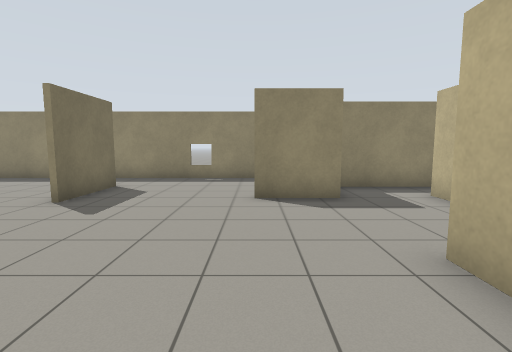
View 1 (above)

17 first-person views from a walk through a world built for the Gazebo simulator. The camera is 1.2 m above the floor, tilts 6° down and sees 85° across. The floor is counted in squares, 1 m on a side. Each view is taken from the middle of a square. On the plan, view 1 faces up. The plan holds only what a view shows up to about 12 squares ahead; the rest is blank.

View 2
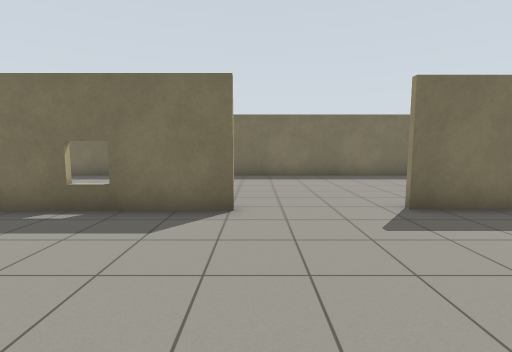

View 3
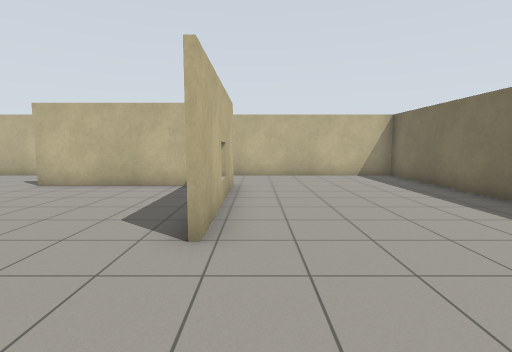

View 4
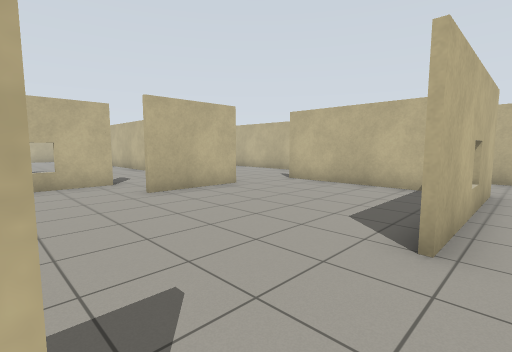

View 5
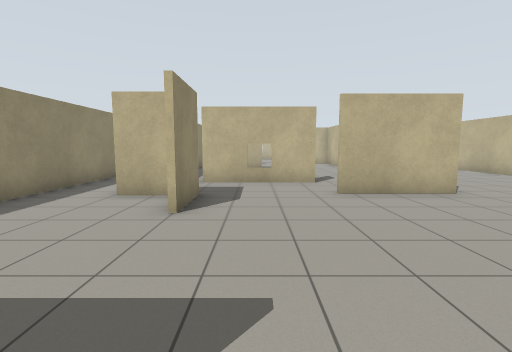

View 6
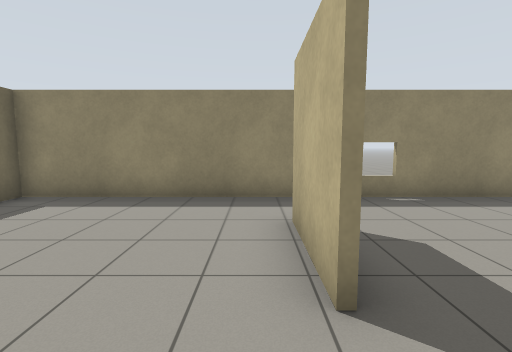

View 7
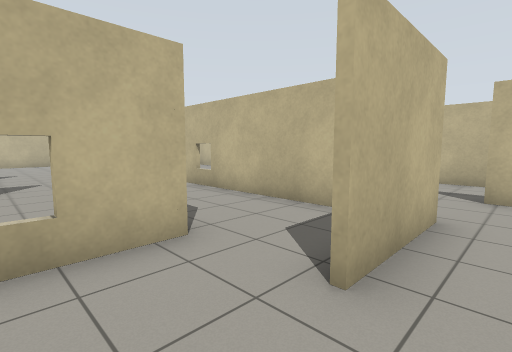

View 8
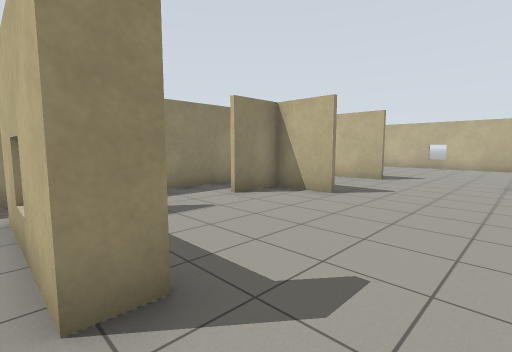

View 9
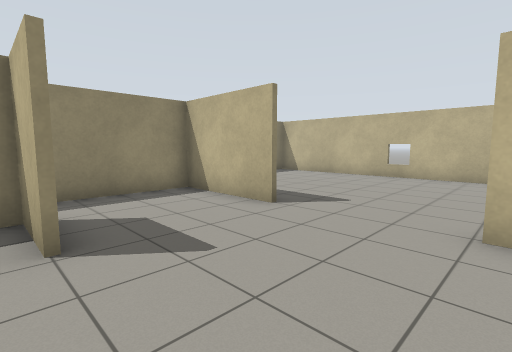

View 10
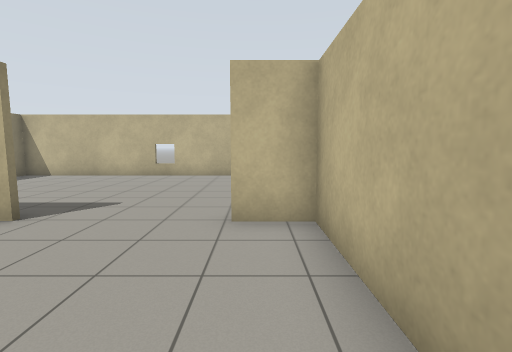

View 11
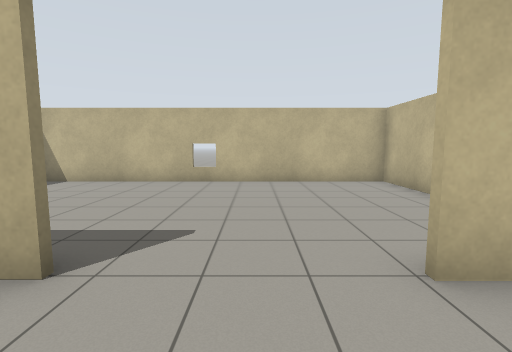

View 12
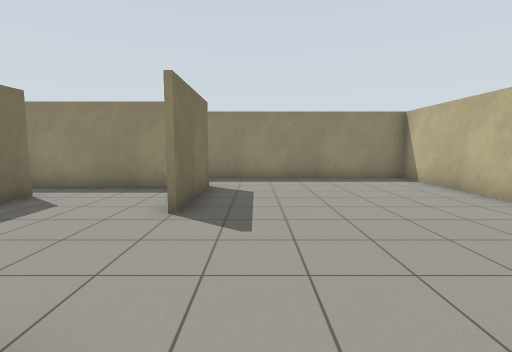

View 13
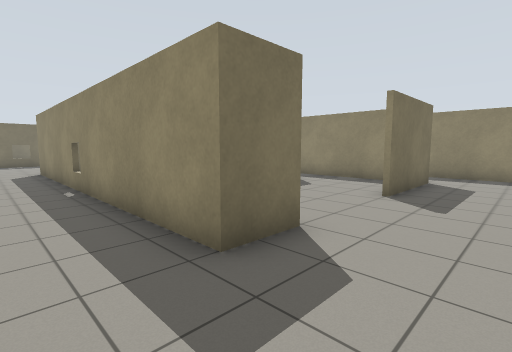

View 14
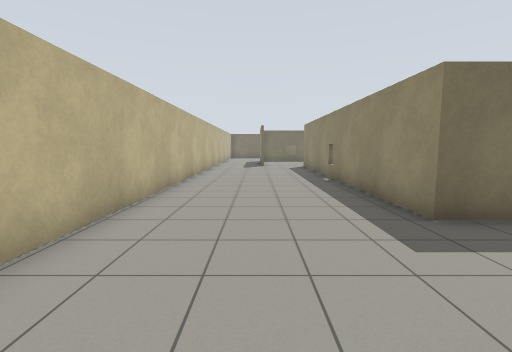

View 15
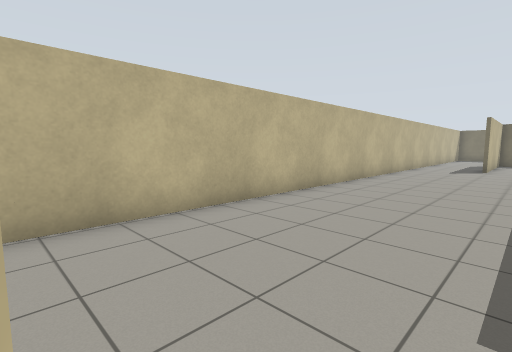

View 16
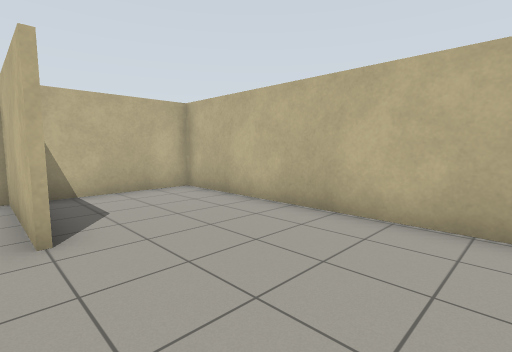

View 17
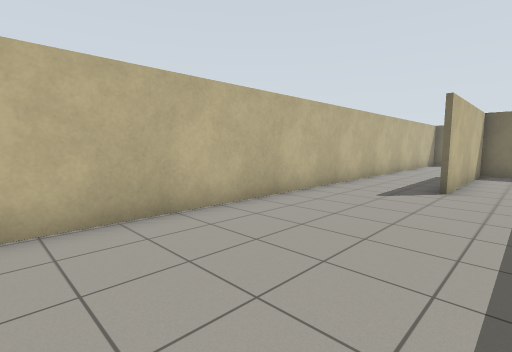

### Floor plan
Points are (right, up) in squares from view 1. A wall is a line through its corners. A room is listed if a view was taken in it or the views show most of it. See-through windows are left out.
Room 1 (views 1, 2, 3, 4, 5, 6, 7, 8)
walls: (-4.1, 2.6) (-4.1, -2.5) (0.6, -2.5); (-4.4, 5.9) (-4.4, 8.5); (-4.1, 8.5) (-4.1, 5.9); (-4.4, -2.8) (-4.4, 2.6); (2, -0.1) (2, 3); (2, 6.4) (-0.1, 6.4); (1.8, 7.1) (1.8, 8.5); (-10.6, 0) (-10.6, -5.6) (-5.6, -5.6); (3.8, 0) (5.5, 0); (5.1, 3) (4.3, 3) (4.3, 6.9); (1.6, 10.6) (-10.6, 10.6) (-10.6, 2); (5.4, 8.3) (2.5, 8.3)
ways out: opening at (1, 9.5) to room 2; opening at (4.5, 1.5) to room 2; opening at (-4.5, -4.5) to room 3; opening at (1.5, -1.5) to room 3
Room 2 (views 9, 10, 11, 12, 15)
walls: (14.4, 4.9) (14.4, 8.3) (7.6, 8.3); (10.4, 4.6) (10.4, 6.4) (8.8, 6.4); (10.6, 6.8) (10.6, 5.8); (14.6, 1.5) (14.6, -0.1); (14.6, 8.5) (14.6, 4.9); (10.9, 0) (14.4, 0) (14.4, 1.5); (17.9, -1.4) (21.6, -1.4) (21.6, 10.6) (14, 10.6); (6.1, 10.6) (1.6, 10.6); (5.5, 0) (9.4, 0)
ways out: opening at (1, 9.5) to room 1; opening at (4.5, 1.5) to room 1; opening at (16.5, -1.5) to room 3
Room 3 (views 13, 14, 16, 17)
walls: (14.6, -0.1) (2, -0.1); (0.6, -2.5) (1.8, -2.5); (-5.6, -5.6) (21.6, -5.6) (21.6, -2)
ways out: opening at (-4.5, -4.5) to room 1; opening at (1.5, -1.5) to room 1; opening at (16.5, -1.5) to room 2

Where each view was taken, in squares from view 1:
view 1: 0 up, 0 right, facing up
view 2: 3 up, 1 right, facing left
view 3: 6 up, 5 left, facing down
view 4: 6 up, 5 left, facing down-right
view 5: 5 up, 5 left, facing right
view 6: 4 up, 5 left, facing up
view 7: 5 up, 1 right, facing down-right
view 8: 1 up, 4 right, facing up-right
view 9: 1 up, 10 right, facing up-right
view 10: 1 up, 10 right, facing right
view 11: 3 up, 12 right, facing right
view 12: 0 up, 16 right, facing up
view 13: 2 down, 17 right, facing up-left
view 14: 3 down, 19 right, facing left
view 15: 1 down, 18 right, facing down-left
view 16: 1 down, 14 right, facing down-right
view 17: 1 down, 10 right, facing down-left
